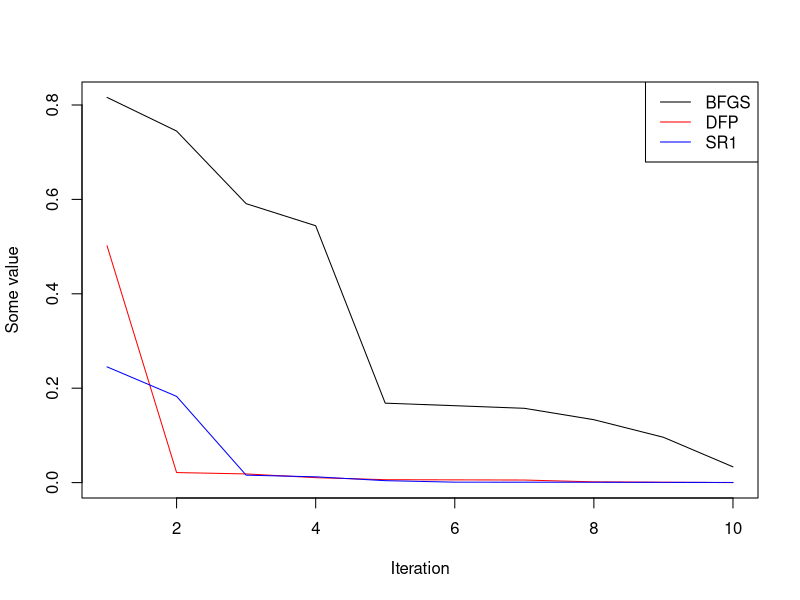

Reproduce this figure in R.
## ---- chunk 1
knitr::opts_chunk$set(echo = TRUE)
printf <- function(...) cat(sprintf(...))
printfln <- function(...) cat(sprintf(...), "\n")
library(microbenchmark)
## ---- chunk 2
# Implementation af backtracking
backtracking_line_search <- function(alpha, c, rho, x_k, p_k, g_k, f) {
  alpha_k <- alpha
	repeat { 
		lhs <- f(x_k + alpha_k * p_k)
		rhs <- f(x_k) + c * alpha_k * g_k %*% p_k
		if (lhs <= rhs) break
		alpha_k <- rho * alpha_k
	}
	return(alpha_k)
}

# Implementation af BFGS
BFGS <- function(f, g, x_k, alpha, c, rho, tol, k_max){
  k <- 0
  n <- length(x_k)
  H_k <- I_n <- diag(n)
  g_k <- tol + 1
  while (norm(g_k, type="2") > tol & k < k_max) {
    g_k <- g(x_k)
    p_k <- -  H_k %*% g_k
    alpha_k <- backtracking_line_search(alpha, c, rho, x_k, p_k, g_k, f)
    x_k <- x_k + alpha_k * p_k
    s_k <- alpha_k * p_k
    y_k <- g(x_k) - g_k
    rho_k <- 1 / (t(y_k) %*% s_k)[1]
    H_k <- (I_n - rho_k*s_k%*%t(y_k))%*%H_k%*%(I_n - rho_k*y_k%*%t(s_k)) + rho_k*s_k%*%t(s_k)
    k <- k + 1
  }
  sol <- list(par = x_k , func = f(x_k) , grad = g_k , iter = k , hess = H_k)
  return(sol)
}

# Implementation af BFGS opdatering
BFGS_620 <- function(f, g, x_k, alpha, c, rho, tol, k_max){
  n <- length(x_k)
  H_k <- I_n <- diag(n)
  g_k <- g(x_k)
    p_k <- -  H_k %*% g_k
    alpha_k <- backtracking_line_search(alpha, c, rho, x_k, p_k, g_k, f)
    x_k <- x_k + alpha_k * p_k
    s_k <- alpha_k * p_k
    y_k <- g(x_k) - g_k
    H_k <- ((t(y_k) %*% s_k)[1]) / ((t(y_k) %*% y_k)[1]) * I_n
    k <- 1
  while (norm(g_k, type="2") > tol & k < k_max) {
    g_k <- g(x_k)
    p_k <- -  H_k %*% g_k
    alpha_k <- backtracking_line_search(alpha, c, rho, x_k, p_k, g_k, f)
    x_k <- x_k + alpha_k * p_k
    s_k <- alpha_k * p_k
    y_k <- g(x_k) - g_k
    rho_k <- 1 / (t(y_k) %*% s_k)[1]
    H_k <- (I_n - rho_k*s_k%*%t(y_k))%*%H_k%*%(I_n - rho_k*y_k%*%t(s_k)) + rho_k*s_k%*%t(s_k)
    k <- k + 1
  }
sol <- list(par = x_k , func = f(x_k) , grad = g_k , iter = k , hess = H_k)
  return(sol)
}

# Implementation af DFP
DFP <- function(f, g, x_k, alpha, c, rho, tol, k_max){
  k <- 0
  n <- length(x_k)
  H_k <- I_n <- diag(n)
  g_k <- tol + 1
  while (norm(g_k, type="2") > tol & k < k_max) {
    g_k <- g(x_k)
    p_k <- -  H_k %*% g_k
    alpha_k <- backtracking_line_search(alpha, c, rho, x_k, p_k, g_k, f)
   x_k <- x_k + alpha_k * p_k
    s_k <- alpha_k * p_k
    y_k <- g(x_k) - g_k
    H_k <- H_k - (H_k%*%y_k%*%t(y_k)%*%H_k)/(t(y_k)%*%H_k%*%y_k)[1] + (s_k%*%t(s_k))/(t(y_k)%*%s_k)[1]
    k <- k + 1
  }
  sol <- list(par = x_k , func = f(x_k) , grad = g_k , iter = k , hess = H_k)
  return(sol)
}

## ---- chunk 3
# f = function(x) 0.5*(100*x[1]^2 + x[2]^2)
# g = function(x) c(100*x[1], x[2])

f = function(x) 100*(x[2] - x[1]^2)^2 + (1 - x[1])^2
g = function(x) c(2*(x[1] - 1) - 400*x[1]*(x[2] - x[1]^2), 200*(x[2] - x[1]^2))
Hess = function(x) rbind(c(1200*x[1]^2 - 400*x[2] + 2, -400*x[1]), c(-400*x[1], 200))

x_k <- c(1,2) # Valgt startværdi
alpha <- 1    
c <- 1e-4
tol <- 1e-4
rho <- 0.5
k_max <- 10000


DFP     (f, g, x_k, alpha, c, rho, tol, k_max)$par
BFGS    (f, g, x_k, alpha, c, rho, tol, k_max)$par
BFGS_620(f, g, x_k, alpha, c, rho, tol, k_max)$par
optim   (x_k, f, g, method = "BFGS")$par

DFP     (f, g, x_k, alpha, c, rho, tol, k_max)$iter
BFGS    (f, g, x_k, alpha, c, rho, tol, k_max)$iter
BFGS_620(f, g, x_k, alpha, c, rho, tol, k_max)$iter
optim   (x_k, f, g, method = "BFGS")$counts

HDFP      <- DFP     (f, g, x_k, alpha, c, rho, tol, k_max)$hess
HBFGS     <- BFGS    (f, g, x_k, alpha, c, rho, tol, k_max)$hess
HBFGS_620 <- BFGS_620(f, g, x_k, alpha, c, rho, tol, k_max)$hess
H <- solve(Hess(c(1,1)))


BDFP      <- solve(DFP     (f, g, x_k, alpha, c, rho, tol, k_max)$hess)
BBFGS     <- solve(BFGS    (f, g, x_k, alpha, c, rho, tol, k_max)$hess)
BBFGS_620 <- solve(BFGS_620(f, g, x_k, alpha, c, rho, tol, k_max)$hess)
B <- Hess(c(1,1))

H
abs(HDFP  -     H)
abs(HBFGS -     H)
abs(HBFGS_620 - H)

B
abs(BDFP  -     B)
abs(BBFGS -     B)
abs(BBFGS_620 - B)
## ---- chunk 4
res_bfgs <- cumprod(runif(10))
res_dfp <- cumprod(runif(10))
res_sr1 <- cumprod(runif(10))

nms <- c("BFGS", "DFP", "SR1")
clrs <- c("black", "red", "blue")
x_plot <- list(res_bfgs, res_dfp, res_sr1)

x_lim <- c(1, max(sapply(x_plot, length)))
y_lim <- range(sapply(x_plot, range))

plot(seq_along(x_plot[[1]]), x_plot[[1]], 
     type = "l", col = clrs[1], 
     xlim = x_lim, ylim = y_lim,
     xlab = "Iteration",
     ylab = "Some value")
for (i in 2L:length(x_plot)) {
  lines(seq_along(x_plot[[i]]), x_plot[[i]], col = clrs[i])
}
legend("topright", legend = nms, col = clrs, lty = 1)
## ---- chunk 5
steepest_descent <- function(f, g, x_k, alpha, c, rho, tol, k_max) {
  k <- 0
	g_k <- tol + 1 # For at komme i gang
	
	while ((norm(g_k,type="2") > tol) & (k < k_max)) { # Type 2 er for vektorer
		g_k <- g(x_k)
		p_k <- -g_k 
		alpha_k <- backtracking_line_search(alpha , c, rho, x_k, p_k, g_k, f)
		x_k <- x_k + alpha_k * p_k
		k <- k + 1
	}
	sol <- list(par = x_k , func = f(x_k) , grad = g_k , iter = k)
	return(sol)
}

microbenchmark(
optim(x_k, f,    method = "Nelder-Mead") , 
optim(x_k, f, g, method = "BFGS") , 
BFGS(f, g, x_k, alpha, c, rho, tol, k_max) , 
BFGS_620(f, g, x_k, alpha, c, rho, tol, k_max) ,  
DFP(f, g, x_k, alpha, c, rho, tol, k_max) ,
steepest_descent(f, g, x_k, alpha, c, rho, tol, k_max) ,  
times = 10
)
